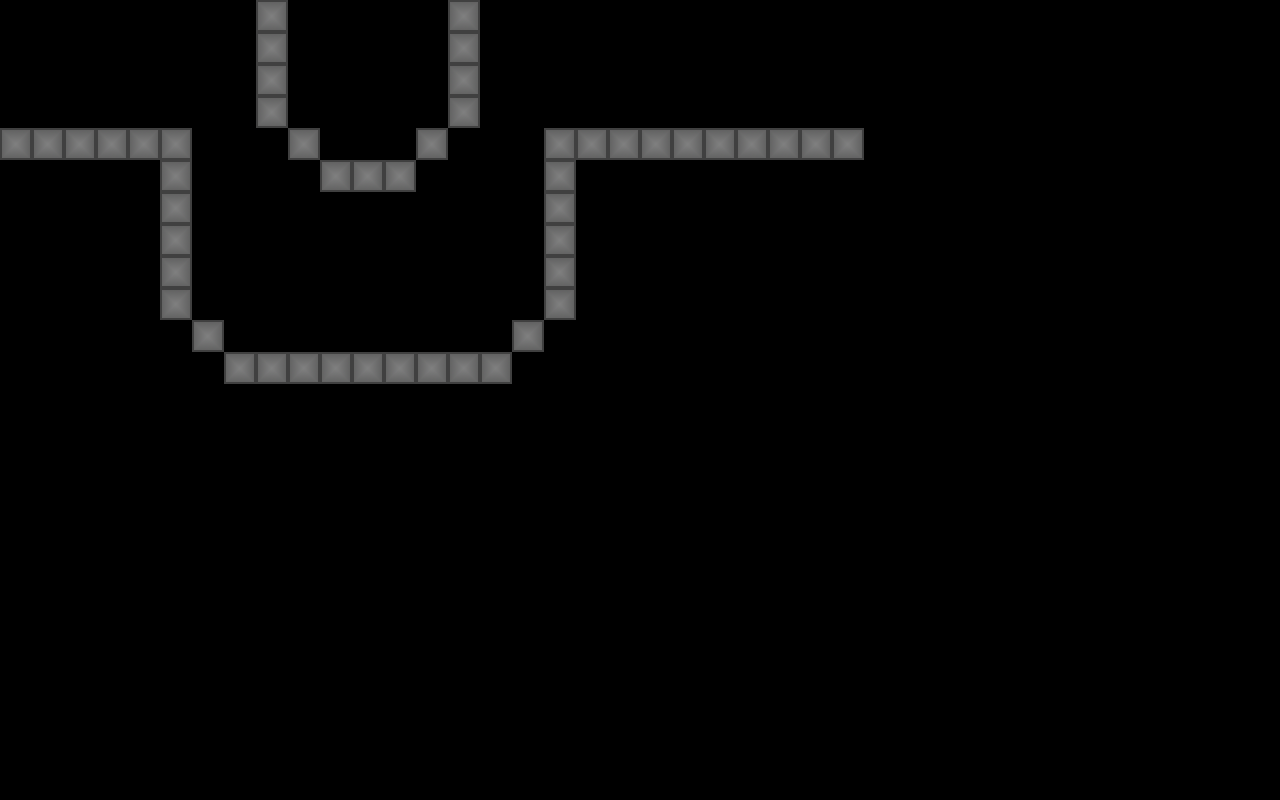

This is a level from a 2D game, rendered from its Tiled map with the project's own tilesets. A one-line summary and the complete map file follow:
An orthogonal 40x25 tile map with 32x32 px tiles, 1 tile layer (Tile Layer 1).

<map version="1.0" orientation="orthogonal" renderorder="right-down" width="40" height="25" tilewidth="32" tileheight="32" nextobjectid="1">
 <tileset firstgid="1" name="tileset2" tilewidth="32" tileheight="32" tilecount="100" columns="10">
  <image source="tileset2.png" width="320" height="320" />
 </tileset>
 <layer name="Tile Layer 1" width="40" height="25">
  <data encoding="csv">
0,0,0,0,0,0,0,0,1,0,0,0,0,0,1,0,0,0,0,0,0,0,0,0,0,0,0,0,0,0,0,0,0,0,0,0,0,0,0,0,
0,0,0,0,0,0,0,0,1,0,0,0,0,0,1,0,0,0,0,0,0,0,0,0,0,0,0,0,0,0,0,0,0,0,0,0,0,0,0,0,
0,0,0,0,0,0,0,0,1,0,0,0,0,0,1,0,0,0,0,0,0,0,0,0,0,0,0,0,0,0,0,0,0,0,0,0,0,0,0,0,
0,0,0,0,0,0,0,0,1,0,0,0,0,0,1,0,0,0,0,0,0,0,0,0,0,0,0,0,0,0,0,0,0,0,0,0,0,0,0,0,
1,1,1,1,1,1,0,0,0,1,0,0,0,1,0,0,0,1,1,1,1,1,1,1,1,1,1,0,0,0,0,0,0,0,0,0,0,0,0,0,
0,0,0,0,0,1,0,0,0,0,1,1,1,0,0,0,0,1,0,0,0,0,0,0,0,0,0,0,0,0,0,0,0,0,0,0,0,0,0,0,
0,0,0,0,0,1,0,0,0,0,0,0,0,0,0,0,0,1,0,0,0,0,0,0,0,0,0,0,0,0,0,0,0,0,0,0,0,0,0,0,
0,0,0,0,0,1,0,0,0,0,0,0,0,0,0,0,0,1,0,0,0,0,0,0,0,0,0,0,0,0,0,0,0,0,0,0,0,0,0,0,
0,0,0,0,0,1,0,0,0,0,0,0,0,0,0,0,0,1,0,0,0,0,0,0,0,0,0,0,0,0,0,0,0,0,0,0,0,0,0,0,
0,0,0,0,0,1,0,0,0,0,0,0,0,0,0,0,0,1,0,0,0,0,0,0,0,0,0,0,0,0,0,0,0,0,0,0,0,0,0,0,
0,0,0,0,0,0,1,0,0,0,0,0,0,0,0,0,1,0,0,0,0,0,0,0,0,0,0,0,0,0,0,0,0,0,0,0,0,0,0,0,
0,0,0,0,0,0,0,1,1,1,1,1,1,1,1,1,0,0,0,0,0,0,0,0,0,0,0,0,0,0,0,0,0,0,0,0,0,0,0,0,
0,0,0,0,0,0,0,0,0,0,0,0,0,0,0,0,0,0,0,0,0,0,0,0,0,0,0,0,0,0,0,0,0,0,0,0,0,0,0,0,
0,0,0,0,0,0,0,0,0,0,0,0,0,0,0,0,0,0,0,0,0,0,0,0,0,0,0,0,0,0,0,0,0,0,0,0,0,0,0,0,
0,0,0,0,0,0,0,0,0,0,0,0,0,0,0,0,0,0,0,0,0,0,0,0,0,0,0,0,0,0,0,0,0,0,0,0,0,0,0,0,
0,0,0,0,0,0,0,0,0,0,0,0,0,0,0,0,0,0,0,0,0,0,0,0,0,0,0,0,0,0,0,0,0,0,0,0,0,0,0,0,
0,0,0,0,0,0,0,0,0,0,0,0,0,0,0,0,0,0,0,0,0,0,0,0,0,0,0,0,0,0,0,0,0,0,0,0,0,0,0,0,
0,0,0,0,0,0,0,0,0,0,0,0,0,0,0,0,0,0,0,0,0,0,0,0,0,0,0,0,0,0,0,0,0,0,0,0,0,0,0,0,
0,0,0,0,0,0,0,0,0,0,0,0,0,0,0,0,0,0,0,0,0,0,0,0,0,0,0,0,0,0,0,0,0,0,0,0,0,0,0,0,
0,0,0,0,0,0,0,0,0,0,0,0,0,0,0,0,0,0,0,0,0,0,0,0,0,0,0,0,0,0,0,0,0,0,0,0,0,0,0,0,
0,0,0,0,0,0,0,0,0,0,0,0,0,0,0,0,0,0,0,0,0,0,0,0,0,0,0,0,0,0,0,0,0,0,0,0,0,0,0,0,
0,0,0,0,0,0,0,0,0,0,0,0,0,0,0,0,0,0,0,0,0,0,0,0,0,0,0,0,0,0,0,0,0,0,0,0,0,0,0,0,
0,0,0,0,0,0,0,0,0,0,0,0,0,0,0,0,0,0,0,0,0,0,0,0,0,0,0,0,0,0,0,0,0,0,0,0,0,0,0,0,
0,0,0,0,0,0,0,0,0,0,0,0,0,0,0,0,0,0,0,0,0,0,0,0,0,0,0,0,0,0,0,0,0,0,0,0,0,0,0,0,
0,0,0,0,0,0,0,0,0,0,0,0,0,0,0,0,0,0,0,0,0,0,0,0,0,0,0,0,0,0,0,0,0,0,0,0,0,0,0,0
</data>
 </layer>
</map>
